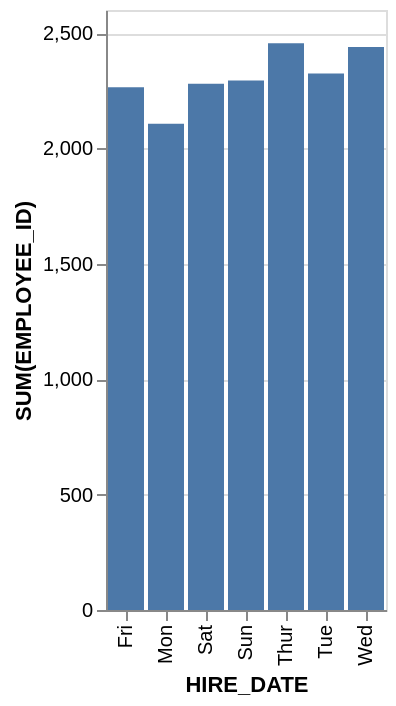

Express this chart as Vega-Lite.
### Vega-Lite specification from a JSON file in a GitHub repository (floating-point values rounded to 4 significant figures)
{"data": {"values": [{"x_data": "Mon", "y_data": 2107}, {"x_data": "Tue", "y_data": 2325}, {"x_data": "Wed", "y_data": 2440}, {"x_data": "Thur", "y_data": 2456}, {"x_data": "Fri", "y_data": 2265}, {"x_data": "Sat", "y_data": 2280}, {"x_data": "Sun", "y_data": 2295}]}, "mark": "bar", "encoding": {"x": {"field": "x_data", "type": "nominal", "title": "HIRE_DATE", "sort": "ascending"}, "y": {"field": "y_data", "type": "quantitative", "title": "SUM(EMPLOYEE_ID)"}}}
